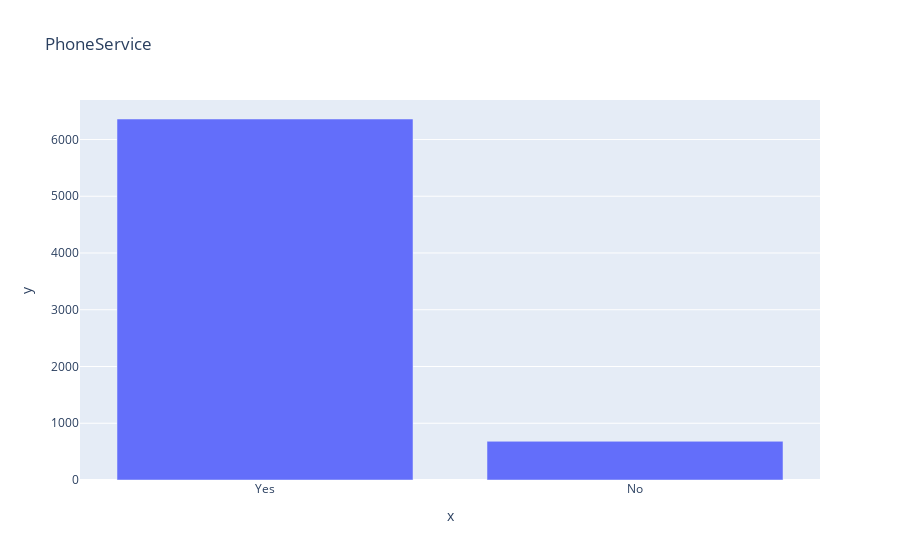

Notebook code for this chart:
### Code cell
cat_counts = df[cat_cols[4]].value_counts()
px.bar(x=cat_counts.index, y=cat_counts.values, title=cat_cols[4])

### Figure 1 — Plotly figure (JSON) as saved in the notebook; plotly's stock layout.template omitted (floating-point values rounded to 4 significant figures)
{"data": [{"hovertemplate": "x=%{x}<br>y=%{y}<extra></extra>", "legendgroup": "", "marker": {"color": "#636efa", "pattern": {"shape": ""}}, "name": "", "orientation": "v", "showlegend": false, "textposition": "auto", "type": "bar", "x": ["Yes", "No"], "xaxis": "x", "y": [6361, 682], "yaxis": "y"}], "layout": {"barmode": "relative", "legend": {"tracegroupgap": 0}, "title": {"text": "PhoneService"}, "xaxis": {"anchor": "y", "domain": [0, 1], "title": {"text": "x"}}, "yaxis": {"anchor": "x", "domain": [0, 1], "title": {"text": "y"}}}}
